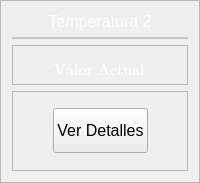
                 <widget class="QFrame" name="gratemperatura2">
                  <property name="styleSheet">
                   <string notr="true"/>
                  </property>
                  <property name="frameShape">
                   <enum>QFrame::StyledPanel</enum>
                  </property>
                  <property name="frameShadow">
                   <enum>QFrame::Raised</enum>
                  </property>
                  <layout class="QVBoxLayout" name="verticalLayout_9">
                   <item>
                    <widget class="QLabel" name="label_10">
                     <property name="maximumSize">
                      <size>
                       <width>16777215</width>
                       <height>20</height>
                      </size>
                     </property>
                     <property name="font">
                      <font>
                       <family>Arial</family>
                       <pointsize>12</pointsize>
                       <weight>10</weight>
                       <italic>false</italic>
                       <bold>false</bold>
                      </font>
                     </property>
                     <property name="styleSheet">
                      <string notr="true">font: 87 12pt &quot;Arial&quot;;
color: rgb(255, 255, 255);</string>
                     </property>
                     <property name="text">
                      <string>Temperatura 2</string>
                     </property>
                     <property name="alignment">
                      <set>Qt::AlignCenter</set>
                     </property>
                    </widget>
                   </item>
                   <item>
                    <widget class="QFrame" name="frame_18">
                     <property name="styleSheet">
                      <string notr="true">background-color: rgb(255, 255, 255);</string>
                     </property>
                     <property name="frameShape">
                      <enum>QFrame::StyledPanel</enum>
                     </property>
                     <property name="frameShadow">
                      <enum>QFrame::Raised</enum>
                     </property>
                     <layout class="QVBoxLayout" name="verticalLayout_11">
                      <property name="spacing">
                       <number>0</number>
                      </property>
                      <property name="leftMargin">
                       <number>0</number>
                      </property>
                      <property name="topMargin">
                       <number>0</number>
                      </property>
                      <property name="rightMargin">
                       <number>0</number>
                      </property>
                      <property name="bottomMargin">
                       <number>0</number>
                      </property>
                      <item>
                       <layout class="QVBoxLayout" name="temp2"/>
                      </item>
                     </layout>
                    </widget>
                   </item>
                   <item>
                    <widget class="QFrame" name="frame_12">
                     <property name="maximumSize">
                      <size>
                       <width>16777215</width>
                       <height>40</height>
                      </size>
                     </property>
                     <property name="frameShape">
                      <enum>QFrame::StyledPanel</enum>
                     </property>
                     <property name="frameShadow">
                      <enum>QFrame::Raised</enum>
                     </property>
                     <layout class="QHBoxLayout" name="horizontalLayout_9">
                      <item>
                       <spacer name="horizontalSpacer_15">
                        <property name="orientation">
                         <enum>Qt::Horizontal</enum>
                        </property>
                        <property name="sizeHint" stdset="0">
                         <size>
                          <width>32</width>
                          <height>13</height>
                         </size>
                        </property>
                       </spacer>
                      </item>
                      <item>
                       <widget class="QLabel" name="temperatura2">
                        <property name="minimumSize">
                         <size>
                          <width>0</width>
                          <height>30</height>
                         </size>
                        </property>
                        <property name="maximumSize">
                         <size>
                          <width>16777215</width>
                          <height>30</height>
                         </size>
                        </property>
                        <property name="font">
                         <font>
                          <family>Cambria Math</family>
                          <pointsize>12</pointsize>
                          <weight>50</weight>
                          <italic>false</italic>
                          <bold>false</bold>
                         </font>
                        </property>
                        <property name="styleSheet">
                         <string notr="true">font: 12pt &quot;Cambria Math&quot;;
color: rgb(255, 255, 255);</string>
                        </property>
                        <property name="text">
                         <string>Valor Actual</string>
                        </property>
                       </widget>
                      </item>
                      <item>
                       <spacer name="horizontalSpacer_16">
                        <property name="orientation">
                         <enum>Qt::Horizontal</enum>
                        </property>
                        <property name="sizeHint" stdset="0">
                         <size>
                          <width>31</width>
                          <height>13</height>
                         </size>
                        </property>
                       </spacer>
                      </item>
                     </layout>
                    </widget>
                   </item>
                   <item>
                    <widget class="QFrame" name="frame_13">
                     <property name="minimumSize">
                      <size>
                       <width>0</width>
                       <height>80</height>
                      </size>
                     </property>
                     <property name="maximumSize">
                      <size>
                       <width>16777215</width>
                       <height>80</height>
                      </size>
                     </property>
                     <property name="frameShape">
                      <enum>QFrame::StyledPanel</enum>
                     </property>
                     <property name="frameShadow">
                      <enum>QFrame::Raised</enum>
                     </property>
                     <layout class="QHBoxLayout" name="horizontalLayout_13">
                      <item>
                       <spacer name="horizontalSpacer_23">
                        <property name="orientation">
                         <enum>Qt::Horizontal</enum>
                        </property>
                        <property name="sizeHint" stdset="0">
                         <size>
                          <width>12</width>
                          <height>20</height>
                         </size>
                        </property>
                       </spacer>
                      </item>
                      <item>
                       <widget class="QPushButton" name="bt_tem2">
                        <property name="maximumSize">
                         <size>
                          <width>16777215</width>
                          <height>45</height>
                         </size>
                        </property>
                        <property name="font">
                         <font>
                          <family>Arial </family>
                          <pointsize>12</pointsize>
                          <weight>10</weight>
                          <italic>false</italic>
                          <bold>false</bold>
                         </font>
                        </property>
                        <property name="text">
                         <string>Ver Detalles</string>
                        </property>
                        <property name="icon">
                         <iconset>
                          <normaloff>icons/thermometer.svg</normaloff>icons/thermometer.svg</iconset>
                        </property>
                       </widget>
                      </item>
                      <item>
                       <spacer name="horizontalSpacer_24">
                        <property name="orientation">
                         <enum>Qt::Horizontal</enum>
                        </property>
                        <property name="sizeHint" stdset="0">
                         <size>
                          <width>14</width>
                          <height>20</height>
                         </size>
                        </property>
                       </spacer>
                      </item>
                     </layout>
                    </widget>
                   </item>
                  </layout>
                 </widget>
